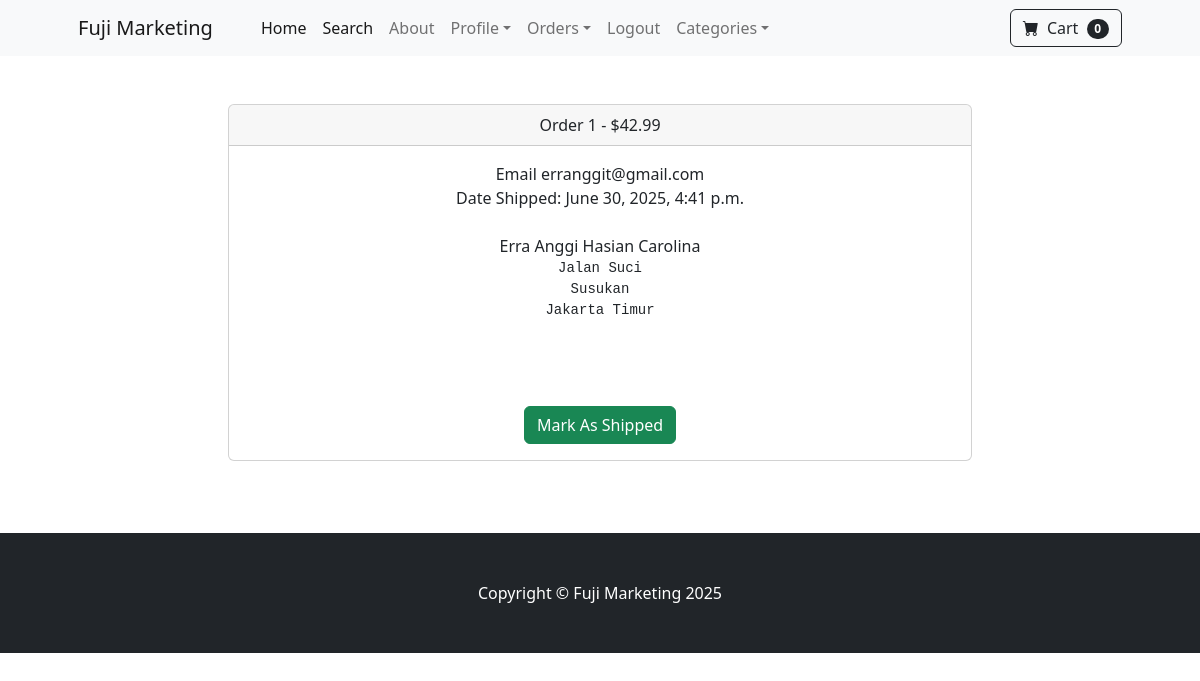
/payment/orders/1 (signed in), run on the app's committed database.
### payment/models.py (models this page shows, shortened)
class Order(models.Model):
    user = models.ForeignKey(
        User, on_delete=models.CASCADE, null=True, blank=True)
    full_name = models.CharField(max_length=250)
    email = models.EmailField(max_length=250)
    shipping_address = models.TextField(max_length=15000)
    amount_paid = models.DecimalField(max_digits=10, decimal_places=2)
    date_ordered = models.DateTimeField(auto_now_add=True)
    shipped = models.BooleanField(default=False)
    date_shipped = models.DateTimeField(blank=True, null=True)

### payment/views.py (the view, shortened to what this page needs)
# urls.py: path('orders/<int:pk>', views.orders, name='orders'),
def orders(request, pk):
    if request.user.is_authenticated and request.user.is_superuser:
        order = Order.objects.get(id=pk)
        items = OrderItem.objects.filter(order=pk)
        return render(request, 'payment/orders.html', {"order": order, "items": items})
    else:
        messages.success(request, "Access denied")
        return redirect('home')

### cart/cart.py (called while the page is built)
    def __len__(self):
        return len(self.cart)

### cart/context_processors.py (called while the page is built)
def cart(request):
    return {'cart': Cart(request)}

### payment/templates/payment/orders.html (shortened to what this page needs)
{% extends 'base.html' %}
{% block content %}
<div class="container">
    <div class="row">
        <center>
            <div class="col-8">
                <div class="card">
                    <div class="card-header">
                        Order {{ order.id }} - ${{order.amount_paid}}
                    </div>
                    <div class="card-body">
                        Email {{ order.email }}<br />
                        {% if order.date_shipped %}
                        Date Shipped: {{ order.date_shipped }}
                        {% else %}
                        Date Ordered: {{ order.date_ordered }}
                        {% endif %}
                        <br /><br />
                        {{ order.full_name }}<br />
                        <pre>{{ order.shipping_address }}
                        </pre>
                        <br /><br />
                        {% if not order.shipped %}
                        <form method="POST">
                            <button type="Submit" class="btn btn-success">Mark As Shipped</button>
                        </form>
                        {% else %}
                        <form method="POST">
                            {% csrf_token %}
                            <input type="hidden" name="shipping_status" value="false">
                            <button type="Submit" class="btn btn-danger">Mark As Not Shipped</button>
                        </form>
                        {% endif %}
                    </div>
                </div>
                <br />
                <br /></br />
            </div>
        </center>
    </div>
</div>
{% endblock %}

### data on the page
Order: id "1", amount_paid "42.99", email "erranggit@gmail.com", date_shipped "June 30, 2025, 4:41 p.m.", full_name "Erra Anggi Hasian Carolina", shipping_address "Jalan Suci Susukan Jakarta Timur"

### other printed values
{{ cart|length }} "0"
